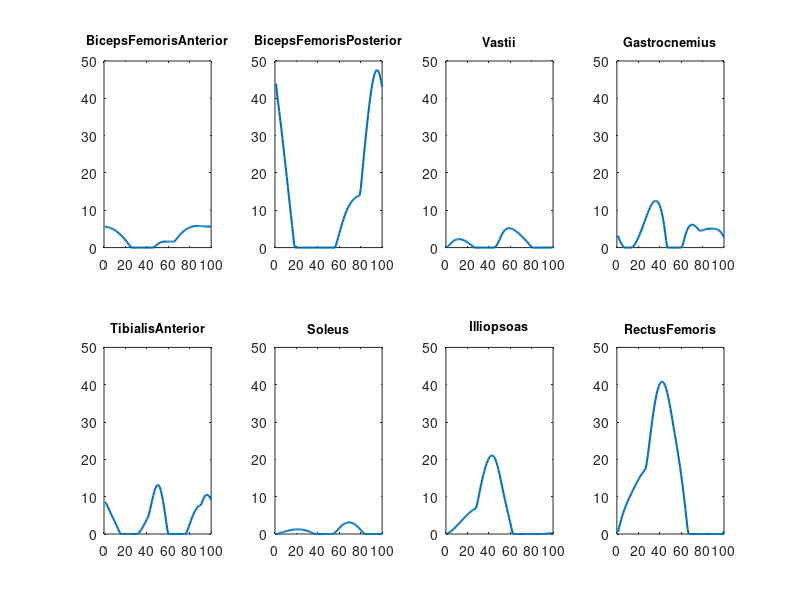

MATLAB code to generate this figure: (Note: this script raises an error after producing the figure.)
function Plot_Passive_tension()
% Plot muscle passive tension during walking
load('Passive_tension.mat')

Plot_all = 0; % if Plot_all = 1 plot all muscle together, otherwise plot seperately.

num = length(muscle_name);
for i = 1:num
    muscle_name{i} = strrep(muscle_name{i},'LH_','');
end


if Plot_all ==1
    for i = 1:num
        plot(Tension{i},'Linewidth',1.5)
        Legend{i} = muscle_name{i};
        hold on 
    end
    title('Muscle Passive Tension during walking')
    set(gcf,'Position',[50 100 700 500])
    legend(Legend,'FontSize',8,'Position',[0.45 0.6 0 0])    %In case you want show the legend
else
    for i = 1:num
        subplot(2,num/2,i)
        plot(Tension{i},'Linewidth',1.5)
        title(muscle_name{i},'FontSize',9)
        ylim([0 50])
    end
    set(gcf,'Position',[200 100 1200 500])
    suptitle('Muscle Passive Tension during walking (N)')
end

end